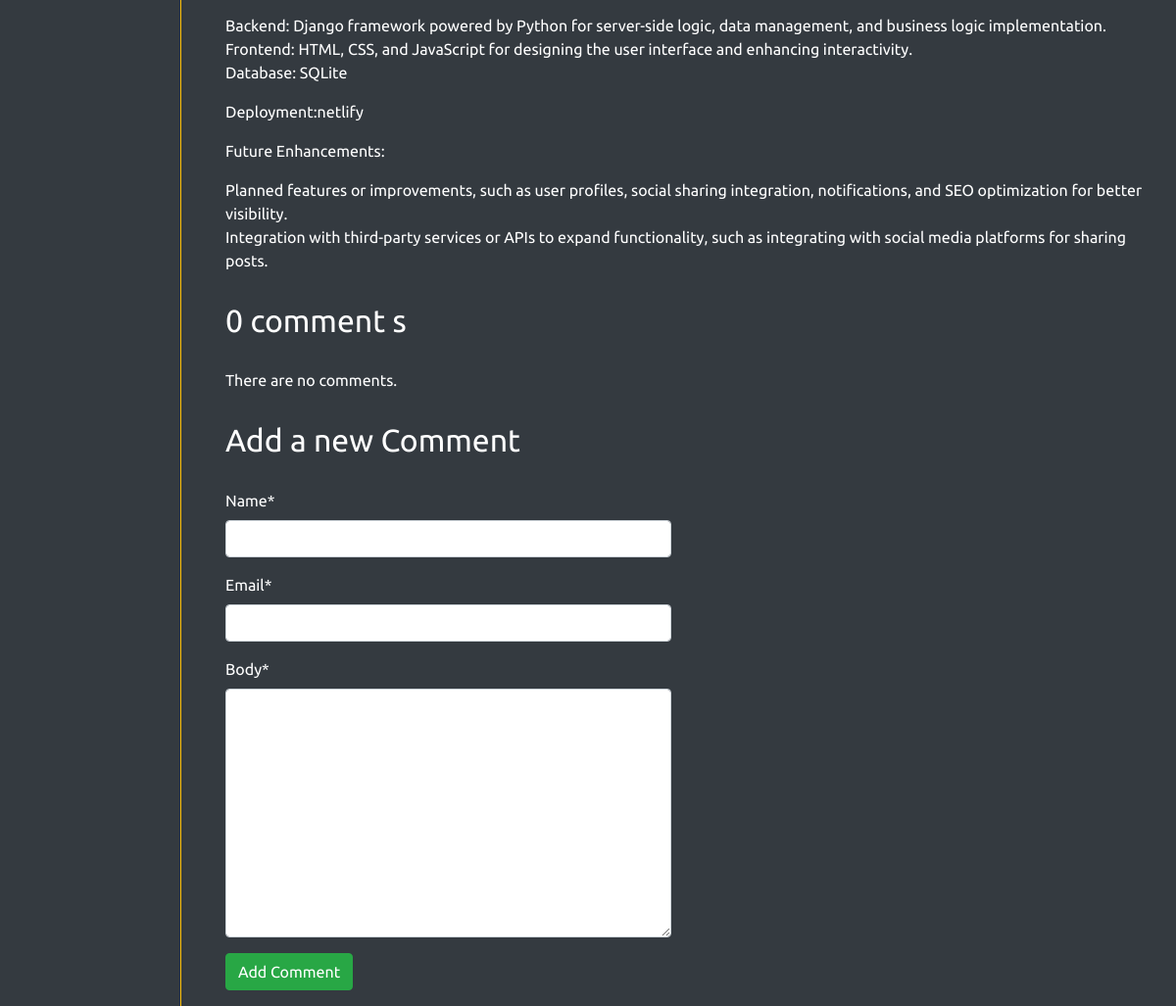
/4/ (lower part), run on an earlier commit of the app's database.
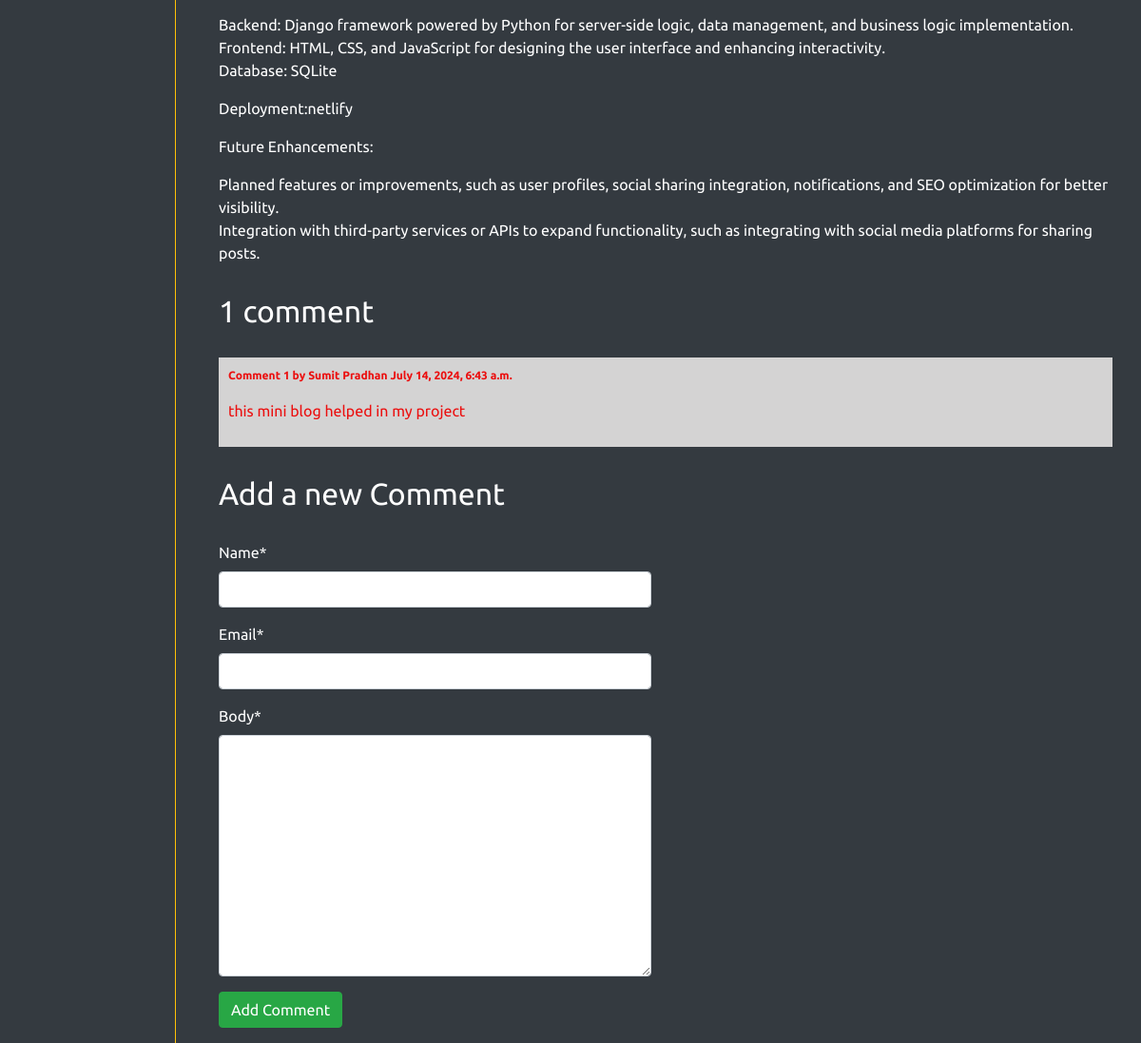
And on a later commit of the database.
### myapp/models.py (models this page shows, shortened)
class Comment(models.Model):
    project=models.ForeignKey(Project,on_delete=models.CASCADE,related_name='comments')
    name=models.CharField(max_length=80)
    email=models.EmailField()
    body=models.TextField()
    created=models.DateTimeField(auto_now_add=True)
    updated=models.DateTimeField(auto_now=True)
    active=models.BooleanField(default=True)
    class Meta:
        ordering=['created']
        indexes=[
            models.Index(fields=['created']),
        ]

### myapp/views.py (the view)
# urls.py: path("<int:id>/",views.detail,name="detail"),
def detail(request,id):
    project=get_object_or_404(Project,id=id,status=Project.Status.PUBLISHED)
    comments=project.comments.filter(active=True)
    form=CommentForm()
    return render(request,"myapp/detail.html",{'project':project,'comments':comments,'form':form})

### myapp/forms.py
class CommentForm(ModelForm):
    class Meta:
        model=Comment
        fields=['name','email','body']

### myapp/templates/myapp/detail.html (shortened to what this page needs)
{% extends 'base.html' %}
{% load static %}
{% block content %}
<div class="container mt-5">
    {{project.body|linebreaks}}
    {% with comments.count as total_comments %}
    <h2>
      {{total_comments }} comment {{total_comments|pluralize}}
    </h2>
    {% endwith %}
    {% for comment in comments %}
      <div class="comment">
        <p class="info">
          Comment {{forloop.counter}} by {{comment.name}}
          {{comment.created }}
        </p>
        {{comment.body|linebreaks}}
      </div>
    {% empty %}
       <p>There are no comments. </p>
    {% endfor %}
    {% include "myapp/includes/comment_form.html" %}
</div>
{% endblock content %}

What changed in the data, as far as the page shows it:
added Comment: name "Sumit Pradhan", created "July 14, 2024, 6:43 a.m.", body "this mini blog helped in my project"
Also different on the page:
{{ total_comments }}: "0" → "1"
text no longer shown: "There are no comments."
